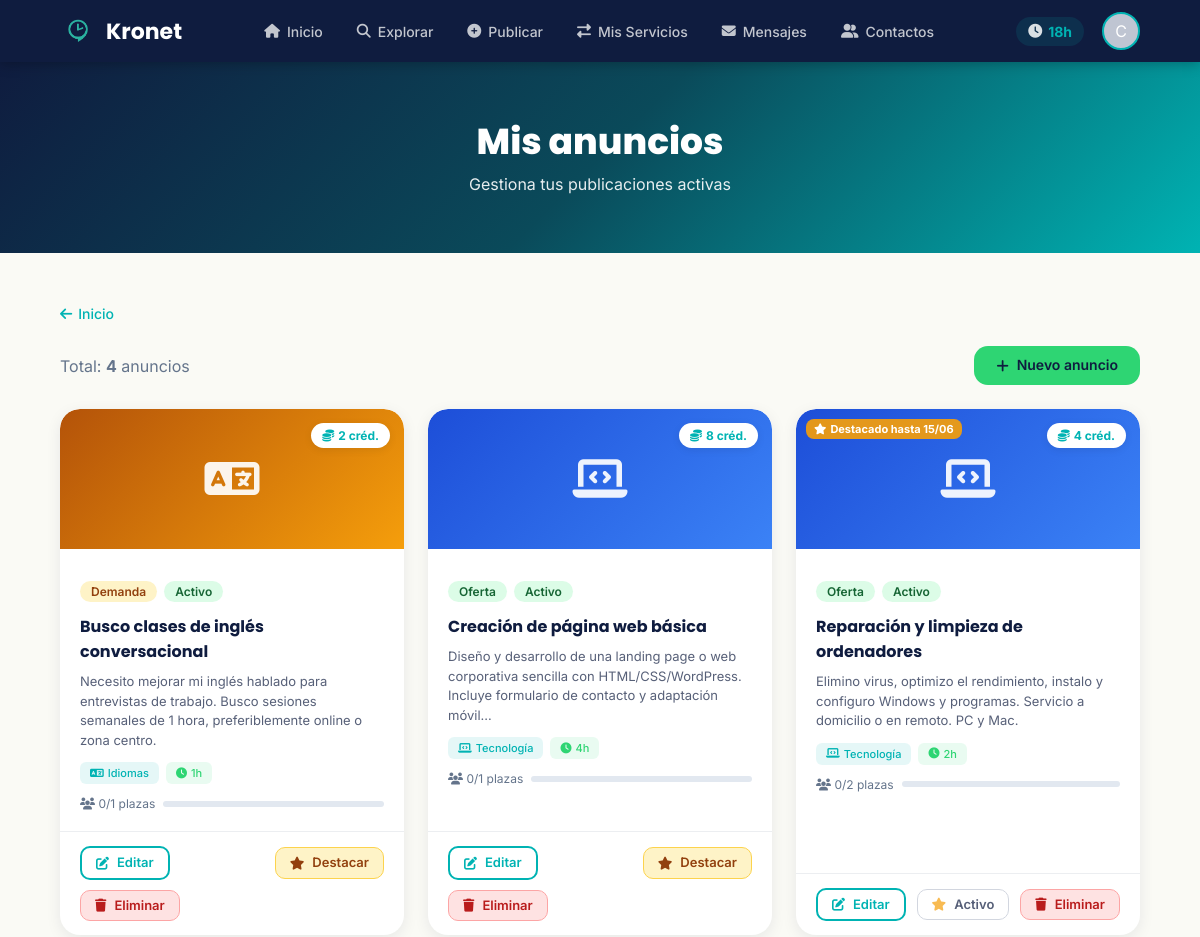
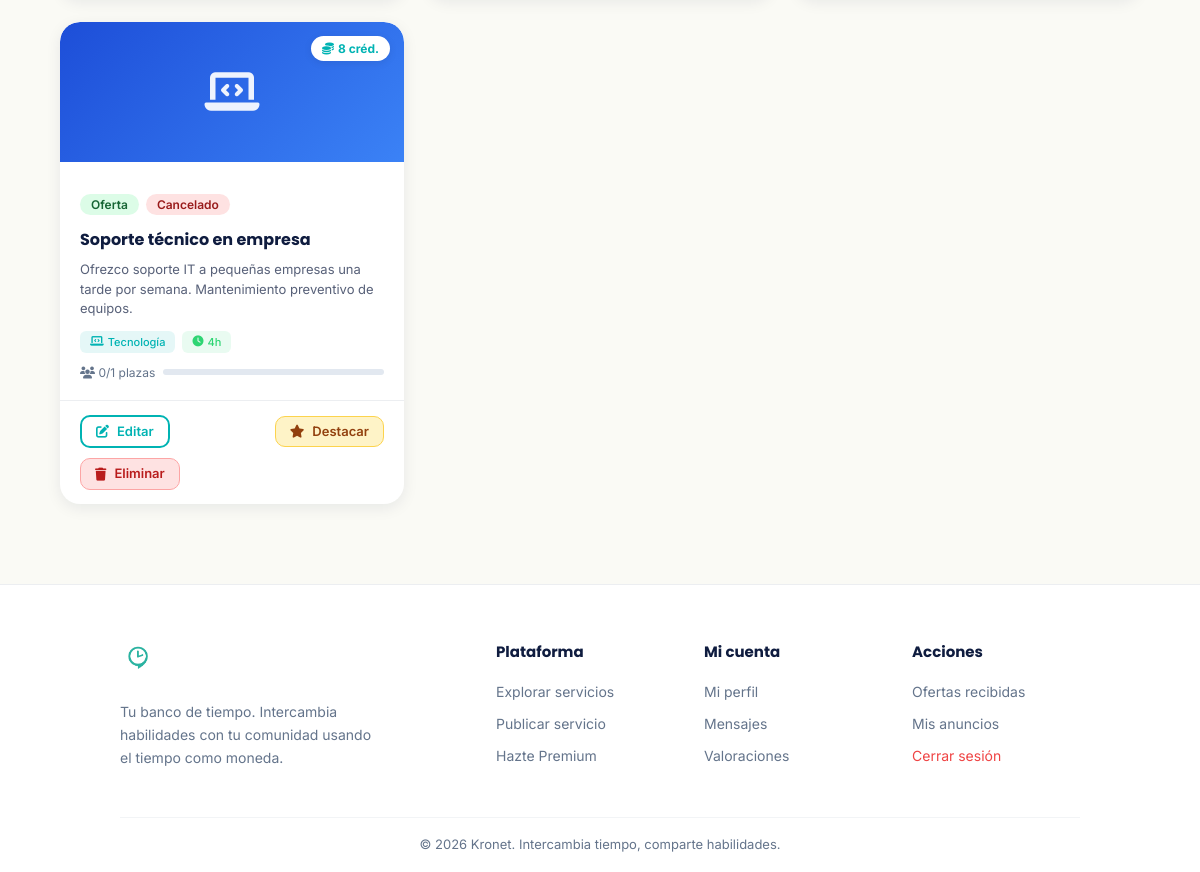
Screenshot of /public/anuncios/mis-anuncios (signed in) with the database file from the repository (2 pictures, top to bottom).
### tables this page shows
CREATE TABLE usuarios (
    id_usuario          INT AUTO_INCREMENT PRIMARY KEY,
    nombre              VARCHAR(100)            NOT NULL,
    email               VARCHAR(150) UNIQUE     NOT NULL,
    contrasenia_hash    VARCHAR(255)            NOT NULL,
    descripcion         TEXT,
    tipo_usuario        VARCHAR(50)             DEFAULT 'registrado',   
    fecha_registro      DATETIME                DEFAULT CURRENT_TIMESTAMP,
    saldo_monedas       INT                     DEFAULT 5,              
    estado_cuenta       VARCHAR(50)             DEFAULT 'activa'        
);

CREATE TABLE anuncios (
    id_anuncio          INT AUTO_INCREMENT PRIMARY KEY,
    id_usuario          INT                     NOT NULL,
    titulo              VARCHAR(255)            NOT NULL,
    descripcion         TEXT,
    tipo_anuncio        VARCHAR(50),                                    
    categoria           VARCHAR(100),
    duracion_estimada   INT                     DEFAULT 1,              
    precio_creditos     INT                     DEFAULT 1,              
    plazas_totales      INT                     DEFAULT 1,              
    plazas_ocupadas     INT                     DEFAULT 0,              
    fecha_publicacion   DATETIME                DEFAULT CURRENT_TIMESTAMP,
    estado              VARCHAR(50)             DEFAULT 'activo',       
    destacado           TINYINT(1)              DEFAULT 0,
    destacado_hasta     DATETIME                DEFAULT NULL,
    imagen              VARCHAR(255)            DEFAULT NULL,

    FOREIGN KEY (id_usuario) REFERENCES usuarios(id_usuario)
        ON DELETE CASCADE
);

### app/controllers/AnuncioController.php (called while the page is built, shortened)
<?php
require_once __DIR__ . '/../models/Anuncio.php';
require_once __DIR__ . '/../helpers/Categorias.php';
class AnuncioController {
    public function misAnuncios() {
        $anuncios = Anuncio::findByUsuario($_SESSION['id_usuario']);
        require __DIR__ . '/../views/anuncios/mis_anuncios.php';
    }
}

### public/index.php (called while the page is built, shortened)
<?php
    require_once __DIR__ . '/../routes/web.php';
?>

### app/models/User.php (called while the page is built, shortened)
<?php
require_once __DIR__ . '/../../config/conexion_db.php';
class User {
    public static function findById($id) {
        global $pdo;
        $stmt = $pdo->prepare("SELECT * FROM usuarios WHERE id_usuario = ?");
        $stmt->execute([$id]);
        return $stmt->fetch(PDO::FETCH_ASSOC);
    }
}

### app/models/Anuncio.php (called while the page is built, shortened)
<?php
require_once __DIR__ . '/../../config/conexion_db.php';
class Anuncio {
    public static function findByUsuario($id_usuario) {
        global $pdo;
        $stmt = $pdo->prepare("
            SELECT * FROM anuncios
            WHERE id_usuario = ?
            ORDER BY fecha_publicacion DESC
        ");
        $stmt->execute([$id_usuario]);
        return $stmt->fetchAll(PDO::FETCH_ASSOC);
    }
}

### app/helpers/Categorias.php (called while the page is built, shortened)
<?php
class Categorias {
    public static function nombre($slug) {
        return self::LISTA[$slug]['nombre'] ?? ucfirst($slug);
    }
    public static function icono($slug) {
        return self::LISTA[$slug]['icono'] ?? 'fas fa-folder';
    }
}

### app/views/anuncios/mis_anuncios.php (the view, shortened to what this page needs)
<?php
require __DIR__ . '/../partials/head.php';
require __DIR__ . '/../partials/navbar.php';
require_once __DIR__ . '/../../helpers/Categorias.php';
?>
<section class="hero-section hero-compact">
    <h1>Mis anuncios</h1>
    <p>Gestiona tus publicaciones activas</p>
</section>
<div class="page-wrap-wide">
    <a class="back-link" href="/kronet/public/"><i class="fas fa-arrow-left"></i> Inicio</a>
    <div style="display:flex; justify-content:space-between; align-items:center; margin-bottom:24px; flex-wrap:wrap; gap:12px;">
        <p style="color:var(--gris-texto);">Total: <strong><?= count($anuncios) ?></strong> anuncio<?= count($anuncios) != 1 ? 's' : '' ?></p>
        <a href="/kronet/public/anuncios/crear" class="btn btn-primary">
            <i class="fas fa-plus"></i> Nuevo anuncio
        </a>
    </div>
    <?php if (empty($anuncios)): ?>
        <div class="empty-state">
            <div class="empty-icon"><i class="fas fa-bullhorn"></i></div>
            <p>Todavía no has publicado ningún anuncio.</p>
            <a href="/kronet/public/anuncios/crear" class="btn btn-primary">
                <i class="fas fa-plus"></i> Publicar mi primer anuncio
            </a>
        </div>
    <?php else: ?>
        <div class="services-grid">
            <?php foreach ($anuncios as $anuncio):
                $catSlug = $anuncio['categoria'];
                $catNombre = Categorias::nombre($catSlug);
                $catIcon = Categorias::icono($catSlug);
                $plazasFill = $anuncio['plazas_totales'] > 0
                    ? (int)($anuncio['plazas_ocupadas'] / $anuncio['plazas_totales'] * 100)
                    : 0;
            ?>
                <div class="service-card" id="anuncio-<?= $anuncio['id_anuncio'] ?>">
                    <div class="card-img cat-<?= htmlspecialchars($catSlug) ?>">
                        <?php if (!empty($anuncio['imagen'])): ?>
                            <img src="/kronet/public/uploads/anuncios/<?= htmlspecialchars($anuncio['imagen']) ?>" alt="<?= htmlspecialchars($anuncio['titulo']) ?>">
                        <?php else: ?>
                            <i class="<?= $catIcon ?>"></i>
                        <?php endif; ?>
                        <?php if ($anuncio['destacado']): ?>
                            <span class="badge-img-destacado">
                                <i class="fas fa-star"></i> Destacado hasta <?= date('d/m', strtotime($anuncio['destacado_hasta'])) ?>
                            </span>
                        <?php endif; ?>
                    </div>
                    <div class="card-body">
                        <div class="tags-row">
                            <span class="badge <?= $anuncio['tipo_anuncio'] === 'oferta' ? 'badge-oferta' : 'badge-demanda' ?>">
                                <?= ucfirst($anuncio['tipo_anuncio']) ?>
                            </span>
                            <span class="badge badge-<?= $anuncio['estado'] ?>">
                                <?= ucfirst($anuncio['estado']) ?>
                            </span>
                        </div>
                        <h3>
                            <a href="/kronet/public/anuncios/<?= $anuncio['id_anuncio'] ?>" style="color:inherit;">
                                <?= htmlspecialchars($anuncio['titulo']) ?>
                            </a>
                        </h3>
                        <p><?= htmlspecialchars(mb_substr($anuncio['descripcion'], 0, 140)) ?><?= mb_strlen($anuncio['descripcion']) > 140 ? '…' : '' ?></p>
                        <div class="tags-row">
                            <span class="tag tag-cat"><i class="<?= $catIcon ?>"></i> <?= htmlspecialchars($catNombre) ?></span>
                            <span class="tag"><i class="fas fa-clock"></i> <?= (int)$anuncio['duracion_estimada'] ?>h</span>
                        </div>
                        <div class="plazas-bar">
                            <span><i class="fas fa-users"></i> <?= (int)$anuncio['plazas_ocupadas'] ?>/<?= (int)$anuncio['plazas_totales'] ?> plazas</span>
                            <div class="bar"><div class="fill" style="width: <?= $plazasFill ?>%"></div></div>
                        </div>
                    </div>
                    <span class="time-tag"><i class="fas fa-coins"></i> <?= (int)$anuncio['precio_creditos'] ?> créd.</span>
                    <div class="card-footer">
                        <a class="btn btn-outline btn-sm" href="/kronet/public/anuncios/<?= $anuncio['id_anuncio'] ?>/editar">
                            <i class="fas fa-edit"></i> Editar
                        </a>
                        <?php if ($anuncio['destacado']): ?>
                            <span class="btn btn-ghost btn-sm" style="cursor:default; opacity:0.7;" title="Destacado hasta <?= date('d/m/Y', strtotime($anuncio['destacado_hasta'])) ?>">
                                <i class="fas fa-star" style="color:#F59E0B;"></i> Activo
                            </span>
                        <?php else: ?>
                            <a class="btn btn-valorar btn-sm" href="/kronet/public/anuncios/<?= $anuncio['id_anuncio'] ?>/destacar">
                                <i class="fas fa-star"></i> Destacar
                            </a>
                        <?php endif; ?>
                        <button class="btn btn-danger btn-sm" onclick="eliminar(<?= $anuncio['id_anuncio'] ?>)">
                            <i class="fas fa-trash"></i> Eliminar
                        </button>
                    </div>
                </div>
            <?php endforeach; ?>
        </div>
    <?php endif; ?>
</div>
<?php require __DIR__ . '/../partials/footer.php'; ?>

### app/views/partials/navbar.php (shortened to what this page needs)
<?php
require_once __DIR__ . '/../../models/User.php';
$navActive = $navActive ?? '';
$navUserId = $_SESSION['id_usuario'] ?? null;
$navUser   = $navUserId ? User::findById($navUserId) : null;
$navUnreadMsg = $navUserId ? Mensaje::contarNoLeidos($navUserId) : 0;
if (!function_exists('navItem')) {
    function navItem($active, $current, $href, $icon, $label, $badge = 0) {
        $cls = $active === $current ? ' class="active"' : '';
        $badgeHtml = $badge > 0 ? '<span class="nav-badge">' . ($badge > 9 ? '9+' : $badge) . '</span>' : '';
        echo '<li><a href="' . $href . '"' . $cls . '><i class="' . $icon . '"></i> ' . $label . $badgeHtml . '</a></li>';
    }
}
?>
<nav class="navbar">
    <a href="/kronet/public/" class="logo-container">
        <div class="logo-icon">
            <img src="/kronet/public/assets/images/logo.png" alt="Kronet">
        </div>
        <span class="logo-text">Kronet</span>
    </a>
    <ul class="nav-menu" id="navMenu">
        <?php navItem($navActive, 'inicio',    '/kronet/public/',                'fas fa-home',         'Inicio'); ?>
        <?php if ($navUser): ?>
            <?php navItem($navActive, 'publicar',  '/kronet/public/anuncios/crear',                'fas fa-plus-circle',  'Publicar'); ?>
            <?php navItem($navActive, 'servicios', '/kronet/public/intercambios/mis-intercambios', 'fas fa-exchange-alt', 'Mis Servicios'); ?>
            <?php navItem($navActive, 'mensajes',  '/kronet/public/mensajes',  'fas fa-envelope',      'Mensajes', $navUnreadMsg); ?>
            <?php navItem($navActive, 'contactos', '/kronet/public/contactos', 'fas fa-user-friends',  'Contactos'); ?>
        <?php endif; ?>
    </ul>
    <div class="nav-user">
        <?php if ($navUser): ?>
            <div class="credits-badge" title="Tu saldo de créditos de tiempo">
                <i class="fas fa-clock"></i>
                <strong><?= (int)$navUser['saldo_monedas'] ?>h</strong>
            </div>
            <a href="/kronet/public/perfil" class="avatar-nav" title="Mi perfil">
                <?= strtoupper(substr($navUser['nombre'] ?? 'U', 0, 1)) ?>
            </a>
        <?php endif; ?>
    </div>
</nav>

### rows the page displays
usuarios: saldo_monedas "18", nombre "C"
anuncios: tipo_anuncio "Demanda", estado "Activo", titulo "Busco clases de inglés conversacional", descripcion "Necesito mejorar mi inglés hablado para entrevistas de trabajo. Busco sesiones semanales de 1 hora, preferiblemente online o zona centro.", categoria "Idiomas", duracion_estimada "1", plazas_ocupadas "0", plazas_totales "1", precio_creditos "2"
anuncios: tipo_anuncio "Oferta", estado "Activo", titulo "Creación de página web básica", descripcion "Diseño y desarrollo de una landing page o web corporativa sencilla con HTML/CSS/WordPress. Incluye formulario de contacto y adaptación móvil", categoria "Tecnología", duracion_estimada "4", plazas_ocupadas "0", plazas_totales "1", precio_creditos "8"
anuncios: destacado_hasta "15/06", tipo_anuncio "Oferta", estado "Activo", titulo "Reparación y limpieza de ordenadores", descripcion "Elimino virus, optimizo el rendimiento, instalo y configuro Windows y programas. Servicio a domicilio o en remoto. PC y Mac.", categoria "Tecnología", duracion_estimada "2", plazas_ocupadas "0", plazas_totales "2", precio_creditos "4"
anuncios: tipo_anuncio "Oferta", estado "Cancelado", titulo "Soporte técnico en empresa", descripcion "Ofrezco soporte IT a pequeñas empresas una tarde por semana. Mantenimiento preventivo de equipos.", categoria "Tecnología", duracion_estimada "4", plazas_ocupadas "0", plazas_totales "1", precio_creditos "8"

### other values shown
$label "Inicio Explorar Publicar Mis Servicios Mensajes Contactos"
count($anuncios) "4"
